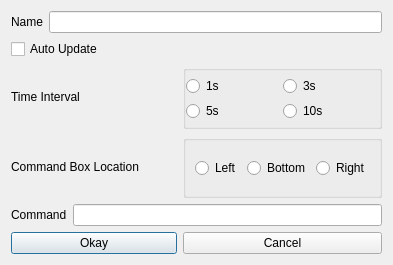
<?xml version="1.0" encoding="UTF-8"?>
<ui version="4.0">
 <class>CommandWindowDialog</class>
 <widget class="QDialog" name="CommandWindowDialog">
  <property name="geometry">
   <rect>
    <x>0</x>
    <y>0</y>
    <width>393</width>
    <height>265</height>
   </rect>
  </property>
  <property name="cursor">
   <cursorShape>ArrowCursor</cursorShape>
  </property>
  <property name="windowTitle">
   <string>Command Window Settings</string>
  </property>
  <layout class="QGridLayout" name="gridLayout">
   <item row="8" column="0">
    <widget class="QPushButton" name="OkayButton">
     <property name="text">
      <string>Okay</string>
     </property>
    </widget>
   </item>
   <item row="3" column="0">
    <widget class="QLabel" name="label_2">
     <property name="text">
      <string>Time Interval</string>
     </property>
    </widget>
   </item>
   <item row="8" column="1">
    <widget class="QPushButton" name="CancelButton">
     <property name="focusPolicy">
      <enum>Qt::NoFocus</enum>
     </property>
     <property name="text">
      <string>Cancel</string>
     </property>
    </widget>
   </item>
   <item row="0" column="0" colspan="2">
    <layout class="QGridLayout" name="gridLayout_2">
     <item row="0" column="0">
      <widget class="QLabel" name="label">
       <property name="text">
        <string>Name</string>
       </property>
      </widget>
     </item>
     <item row="0" column="1">
      <widget class="QLineEdit" name="NameText"/>
     </item>
    </layout>
   </item>
   <item row="4" column="0">
    <widget class="QLabel" name="label_4">
     <property name="text">
      <string>Command Box Location</string>
     </property>
     <property name="alignment">
      <set>Qt::AlignLeading|Qt::AlignLeft|Qt::AlignVCenter</set>
     </property>
    </widget>
   </item>
   <item row="1" column="0" colspan="2">
    <widget class="QCheckBox" name="CBAutoUpdate">
     <property name="text">
      <string>Auto Update</string>
     </property>
    </widget>
   </item>
   <item row="7" column="0" colspan="2">
    <layout class="QGridLayout" name="gridLayout_4">
     <item row="0" column="0">
      <widget class="QLabel" name="label_3">
       <property name="text">
        <string>Command</string>
       </property>
      </widget>
     </item>
     <item row="0" column="1">
      <widget class="QLineEdit" name="CommandText"/>
     </item>
    </layout>
   </item>
   <item row="4" column="1">
    <widget class="QGroupBox" name="groupBox">
     <property name="title">
      <string/>
     </property>
     <layout class="QHBoxLayout" name="horizontalLayout_2">
      <item>
       <widget class="QRadioButton" name="RBLeft">
        <property name="text">
         <string>Left</string>
        </property>
       </widget>
      </item>
      <item>
       <widget class="QRadioButton" name="RBBottom">
        <property name="text">
         <string>Bottom</string>
        </property>
       </widget>
      </item>
      <item>
       <widget class="QRadioButton" name="RBRight">
        <property name="text">
         <string>Right</string>
        </property>
       </widget>
      </item>
     </layout>
    </widget>
   </item>
   <item row="3" column="1">
    <widget class="QGroupBox" name="groupBox_2">
     <property name="title">
      <string/>
     </property>
     <layout class="QGridLayout" name="gridLayout_6">
      <property name="margin">
       <number>0</number>
      </property>
      <property name="spacing">
       <number>0</number>
      </property>
      <item row="2" column="1">
       <widget class="QRadioButton" name="RB10s">
        <property name="text">
         <string>10s</string>
        </property>
       </widget>
      </item>
      <item row="2" column="0">
       <widget class="QRadioButton" name="RB5s">
        <property name="text">
         <string>5s</string>
        </property>
       </widget>
      </item>
      <item row="0" column="0">
       <widget class="QRadioButton" name="RB1s">
        <property name="text">
         <string>1s</string>
        </property>
       </widget>
      </item>
      <item row="0" column="1">
       <widget class="QRadioButton" name="RB3s">
        <property name="text">
         <string>3s</string>
        </property>
       </widget>
      </item>
     </layout>
    </widget>
   </item>
  </layout>
 </widget>
 <resources/>
 <connections/>
</ui>
